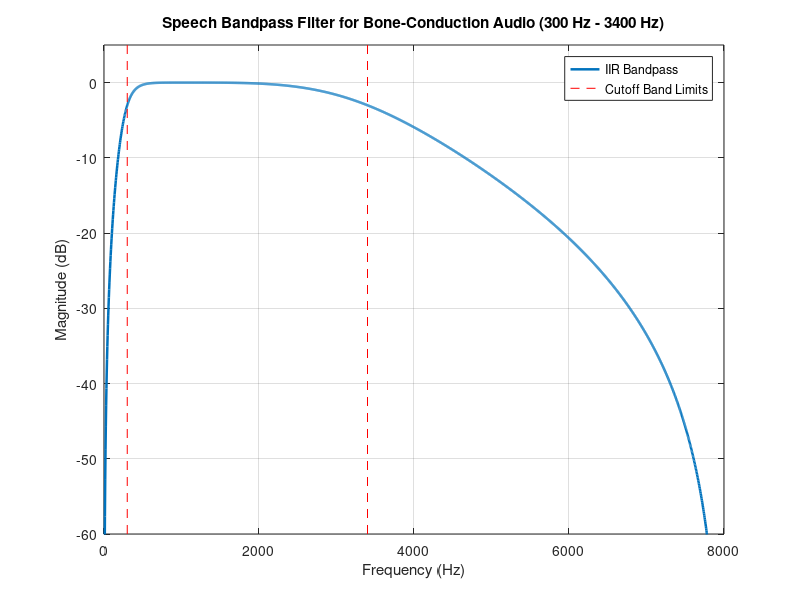

Write the MATLAB code that produced this figure.
%% speech_bandpass.m
% DSP Script: IIR Biquad Bandpass Filter & Automatic Gain Control (AGC)
% Reverse Path: Speech to Bone-Conduction Transducer (300 Hz - 3400 Hz)

clear; clc; close all;

fs = 16000;          % Audio sample rate (16 kHz)
f_low = 300;         % High-pass cutoff (Hz)
f_high = 3400;       % Low-pass cutoff (Hz)

% Normalised frequencies
W_low = f_low / (fs / 2);
W_high = f_high / (fs / 2);

% Design 2nd-order Butterworth bandpass filter
[b, a] = butter(2, [W_low, W_high], 'bandpass');

% Frequency Response
[H, f] = freqz(b, a, 2048, fs);
mag_db = 20 * log10(abs(H));

figure('Name', 'Speech Bandpass Response', 'Color', 'w');
plot(f, mag_db, 'LineWidth', 1.8); grid on; hold on;
plot([f_low, f_low], [-60, 5], 'r--');
plot([f_high, f_high], [-60, 5], 'r--');
xlabel('Frequency (Hz)');
ylabel('Magnitude (dB)');
title('Speech Bandpass Filter for Bone-Conduction Audio (300 Hz - 3400 Hz)');
xlim([0, 8000]); ylim([-60, 5]);
legend('IIR Bandpass', 'Cutoff Band Limits');

% Convert to Second-Order Sections (SOS) for embedded biquads
[sos, g] = tf2sos(b, a);
disp('Second-Order Sections (SOS Matrix):');
disp(sos);
disp('Overall Scale Gain:');
disp(g);
